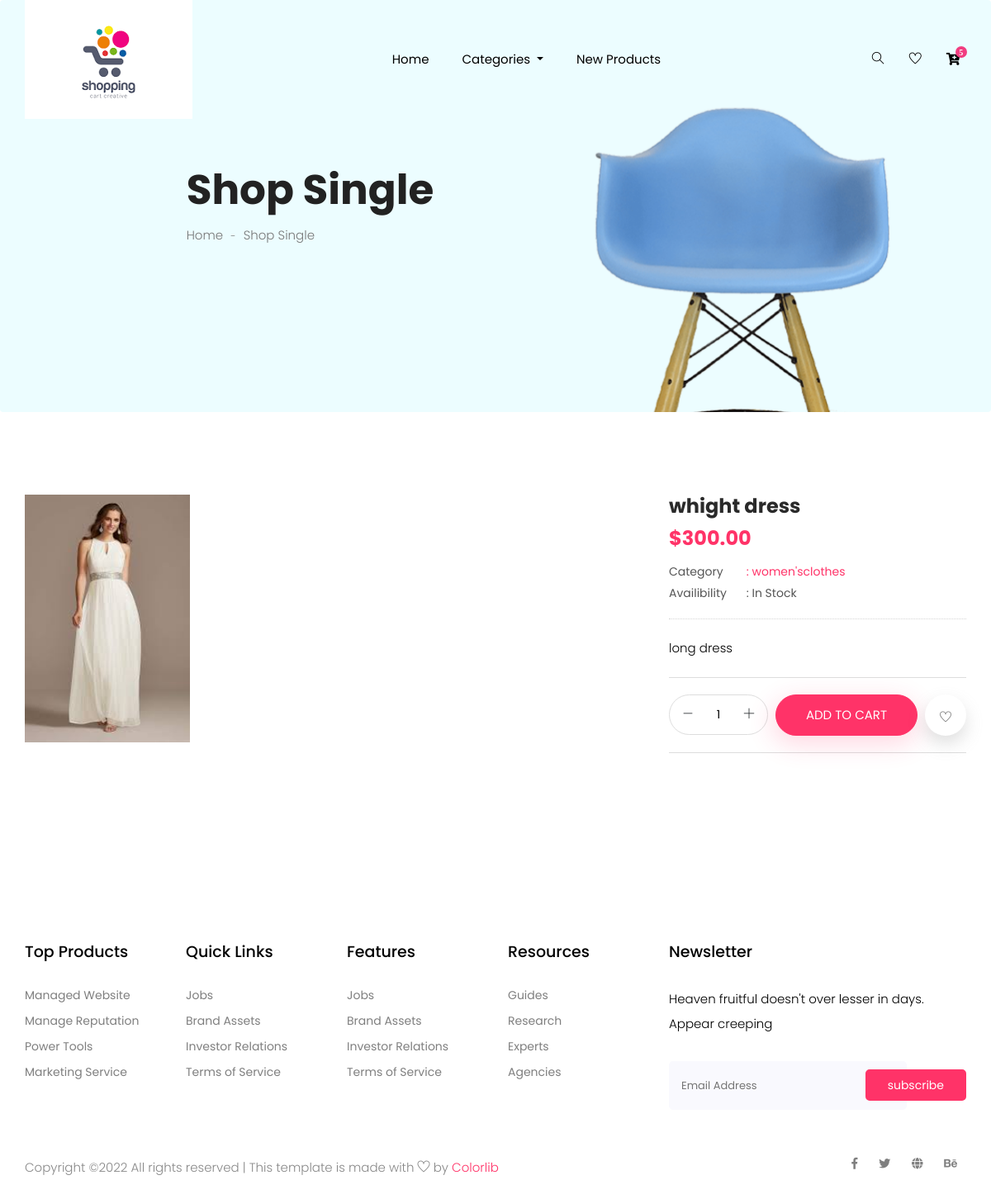
The page /product/14/ on the database its author committed.
### product/models.py (models this page shows, shortened)
class product(models.Model):
    name = models.CharField(max_length=200)
    description = models.TextField()
    image = models.ImageField()
    price = models.DecimalField(max_digits=11,decimal_places=2)
    category_id = models.ForeignKey(category,on_delete=models.CASCADE)

class category(models.Model):
    name = models.CharField(max_length=200)
    description = models.TextField()
    def __str__(self):
        return self.name

### product/views.py (the view)
# urls.py: path('product/<int:productid>/',views.Product,name="Product"),
def Product(request,productid):
    allcategory = category.objects.all()
    myproduct = product.objects.get(id=productid)
    number =cart.objects.all().count()
    return render(request,'pages/product.html',{"allcategory":allcategory,'number':number,"myproduct":myproduct})

### templates/pages/product.html (shortened to what this page needs)
{% load static %}
<!doctype html>
<html lang="zxx">
<head>
    <link rel="stylesheet" href="{% static 'css/bootstrap.min.css' %}">
    <link rel="stylesheet" href="{% static 'css/animate.css' %}">
    <link rel="stylesheet" href="{% static 'css/owl.carousel.min.css' %}">
    <link rel="stylesheet" href="{% static 'css/all.css' %}">
    <link rel="stylesheet" href="{% static 'css/flaticon.css' %}">
    <link rel="stylesheet" href="{% static 'css/themify-icons.css' %}">
    <link rel="stylesheet" href="{% static 'css/magnific-popup.css' %}">
    <link rel="stylesheet" href="{% static 'css/slick.css' %}">
    <link rel="stylesheet" href="{% static 'css/style.css' %}">
</head>
<body>
    <header class="main_menu home_menu">
        <div class="container">
            <div class="row align-items-center">
                <div class="col-lg-12">
                    <nav class="navbar navbar-expand-lg navbar-light">
                        <a class="navbar-brand" href="/"> <img alt="logo"> </a>
                        <div class="collapse navbar-collapse main-menu-item" id="navbarSupportedContent">
                            <ul class="navbar-nav">
                                <li class="nav-item">
                                    <a class="nav-link" href="/">Home</a>
                                </li>
                                <li class="nav-item dropdown">
                                    <a class="nav-link dropdown-toggle" href="blog.html" id="navbarDropdown_3"
                                        role="button" data-toggle="dropdown" aria-haspopup="true" aria-expanded="false">
                                        Categories
                                    </a>
                                </li>
                                <li class="nav-item">
                                    <a class="nav-link" href="/newproducts">new products</a>
                                </li>
                            </ul>
                        </div>
                        <div class="hearer_icon d-flex">
                            <a id="search_1" href="javascript:void(0)"><i class="ti-search"></i></a>
                            <a href=""><i class="ti-heart"></i></a>
                            <div class="dropdown cart">
                                <a class="dropdown-toggle" href="#" id="navbarDropdown3" role="button"
                                    data-toggle="dropdown" aria-haspopup="true" aria-expanded="false">
                                    <i class="fas fa-cart-plus"></i>
                                </a>
                            </div>
                        </div>
                    </nav>
                </div>
            </div>
        </div>
    </header>
  <section class="breadcrumb breadcrumb_bg">
    <div class="container">
      <div class="row justify-content-center">
        <div class="col-lg-8">
          <div class="breadcrumb_iner">
            <div class="breadcrumb_iner_item">
              <h2>Shop Single</h2>
              <p>Home <span>-</span> Shop Single</p>
            </div>
          </div>
        </div>
      </div>
    </div>
  </section>
  <div class="product_image_area section_padding">
    <div class="container">
      <div class="row s_product_inner justify-content-between">
        <div class="col-lg-7 col-xl-7">
          <div class="product_slider_img">
            <div id="vertical">
              <div data-thumb="img/product/single-product/product_1.png">
                <img src="{{myproduct.image.url}}" height="300px"/>
              </div>
            </div>
          </div>
        </div>
        <div class="col-lg-5 col-xl-4">
          <div class="s_product_text">
            <h3>{{myproduct.name}}</h3>
            <h2>${{myproduct.price}}</h2>
            <ul class="list">
              <li>
                <a class="active" href="#">
                  <span>Category</span> : {{myproduct.category_id}}</a>
              </li>
              <li>
                <a href="#"> <span>Availibility</span> : In Stock</a>
              </li>
            </ul>
            <p>
                {{myproduct.description}}
            </p>
            <div class="card_area d-flex justify-content-between align-items-center">
              <div class="product_count">
                <span class="inumber-decrement"> <i class="ti-minus"></i></span>
                <input class="input-number" type="text" value="1" min="0" max="10">
                <span class="number-increment"> <i class="ti-plus"></i></span>
              </div>
              <a href="#" class="btn_3">add to cart</a>
              <a href="#" class="like_us"> <i class="ti-heart"></i> </a>
            </div>
          </div>
        </div>
      </div>
    </div>
  </div>
    <footer class="footer_part">
        <div class="container">
            <div class="row justify-content-around">
                <div class="col-sm-6 col-lg-2">
                    <div class="single_footer_part">
                        <h4>Top Products</h4>
                        <ul class="list-unstyled">
                            <li><a href="">Managed Website</a></li>
                            <li><a href="">Manage Reputation</a></li>
                            <li><a href="">Power Tools</a></li>
                            <li><a href="">Marketing Service</a></li>
                        </ul>
                    </div>
                </div>
                <div class="col-sm-6 col-lg-2">
                    <div class="single_footer_part">
                        <h4>Quick Links</h4>
                        <ul class="list-unstyled">
                            <li><a href="">Jobs</a></li>
                            <li><a href="">Brand Assets</a></li>
                            <li><a href="">Investor Relations</a></li>
                            <li><a href="">Terms of Service</a></li>
                        </ul>
                    </div>
                </div>
                <div class="col-sm-6 col-lg-2">
                    <div class="single_footer_part">
                        <h4>Features</h4>
                        <ul class="list-unstyled">
                            <li><a href="">Jobs</a></li>
                            <li><a href="">Brand Assets</a></li>
                            <li><a href="">Investor Relations</a></li>
                            <li><a href="">Terms of Service</a></li>
                        </ul>
                    </div>
                </div>
                <div class="col-sm-6 col-lg-2">
                    <div class="single_footer_part">
                        <h4>Resources</h4>
                        <ul class="list-unstyled">
                            <li><a href="">Guides</a></li>
                            <li><a href="">Research</a></li>
                            <li><a href="">Experts</a></li>
                            <li><a href="">Agencies</a></li>
                        </ul>
                    </div>
                </div>
                <div class="col-sm-6 col-lg-4">
                    <div class="single_footer_part">
                        <h4>Newsletter</h4>
                        <p>Heaven fruitful doesn't over lesser in days. Appear creeping
                        </p>
                        <div id="mc_embed_signup">
                            <form target="_blank"
                                action="https://spondonit.us12.list-manage.com/subscribe/post?u=1462626880ade1ac87bd9c93a&amp;id=92a4423d01"
                                method="get" class="subscribe_form relative mail_part">
                                <input type="email" name="email" id="newsletter-form-email" placeholder="Email Address"
                                    class="placeholder hide-on-focus" onfocus="this.placeholder = ''"
                                    onblur="this.placeholder = ' Email Address '">
                                <button type="submit" name="submit" id="newsletter-submit"
                                    class="email_icon newsletter-submit button-contactForm">subscribe</button>
                            </form>
                        </div>
                    </div>
                </div>
            </div>
        </div>
        <div class="copyright_part">
            <div class="container">
                <div class="row">
                    <div class="col-lg-8">
                        <div class="copyright_text">
                            <P>
Copyright &copy;<script>document.write(new Date().getFullYear());</script> All rights reserved | This template is made with <i class="ti-heart" aria-hidden="true"></i> by <a href="https://colorlib.com" target="_blank">Colorlib</a>
</P>
                        </div>
                    </div>
                    <div class="col-lg-4">
                        <div class="footer_icon social_icon">
                            <ul class="list-unstyled">
                                <li><a href="#" class="single_social_icon"><i class="fab fa-facebook-f"></i></a></li>
                                <li><a href="#" class="single_social_icon"><i class="fab fa-twitter"></i></a></li>
                                <li><a href="#" class="single_social_icon"><i class="fas fa-globe"></i></a></li>
                                <li><a href="#" class="single_social_icon"><i class="fab fa-behance"></i></a></li>
                            </ul>
                        </div>
                    </div>
                </div>
            </div>
        </div>
    </footer>
</body>
</html>

### product/static/css/all.css (style rules this page uses)
.fa, .fas, .far, .fal, .fab { -moz-osx-font-smoothing: grayscale; -webkit-font-smoothing: antialiased; display: inline-block; font-style: normal; font-variant: normal; text-rendering: auto; line-height: 1; }
.fa-behance:before { content: "\f1b4"; }
.fa-cart-plus:before { content: "\f217"; }
.fa-facebook-f:before { content: "\f39e"; }
.fa-globe:before { content: "\f0ac"; }
.fa-twitter:before { content: "\f099"; }
.fab { font-family: 'Font Awesome 5 Brands'; }
.fa, .fas { font-family: 'Font Awesome 5 Free'; font-weight: 900; }

### rows shown on the page
product: image (picture), name "whight dress", price "300.00", category_id "women'sclothes", description "long dress"
